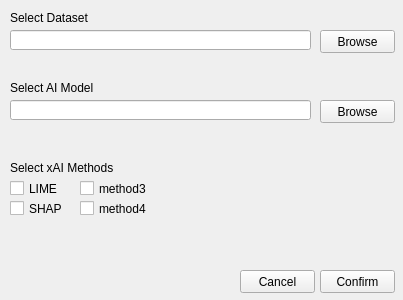
<?xml version="1.0" encoding="UTF-8"?>
<ui version="4.0">
 <class>Form</class>
 <widget class="QWidget" name="Form">
  <property name="geometry">
   <rect>
    <x>0</x>
    <y>0</y>
    <width>403</width>
    <height>300</height>
   </rect>
  </property>
  <property name="windowTitle">
   <string>Form</string>
  </property>
  <widget class="QPushButton" name="buttonConfirm">
   <property name="geometry">
    <rect>
     <x>320</x>
     <y>270</y>
     <width>75</width>
     <height>23</height>
    </rect>
   </property>
   <property name="text">
    <string>Confirm</string>
   </property>
  </widget>
  <widget class="QPushButton" name="buttonCancel">
   <property name="geometry">
    <rect>
     <x>240</x>
     <y>270</y>
     <width>75</width>
     <height>23</height>
    </rect>
   </property>
   <property name="text">
    <string>Cancel</string>
   </property>
  </widget>
  <widget class="QLineEdit" name="pathDataset">
   <property name="geometry">
    <rect>
     <x>10</x>
     <y>30</y>
     <width>301</width>
     <height>20</height>
    </rect>
   </property>
  </widget>
  <widget class="QPushButton" name="browseDataset">
   <property name="geometry">
    <rect>
     <x>320</x>
     <y>30</y>
     <width>75</width>
     <height>23</height>
    </rect>
   </property>
   <property name="text">
    <string>Browse</string>
   </property>
  </widget>
  <widget class="QLabel" name="labelDataset">
   <property name="geometry">
    <rect>
     <x>10</x>
     <y>10</y>
     <width>291</width>
     <height>16</height>
    </rect>
   </property>
   <property name="text">
    <string>Select Dataset</string>
   </property>
  </widget>
  <widget class="QLineEdit" name="pathAIModel">
   <property name="geometry">
    <rect>
     <x>10</x>
     <y>100</y>
     <width>301</width>
     <height>20</height>
    </rect>
   </property>
  </widget>
  <widget class="QPushButton" name="browseAIModel">
   <property name="geometry">
    <rect>
     <x>320</x>
     <y>100</y>
     <width>75</width>
     <height>23</height>
    </rect>
   </property>
   <property name="text">
    <string>Browse</string>
   </property>
  </widget>
  <widget class="QLabel" name="labelAIModel">
   <property name="geometry">
    <rect>
     <x>10</x>
     <y>80</y>
     <width>291</width>
     <height>16</height>
    </rect>
   </property>
   <property name="text">
    <string>Select AI Model</string>
   </property>
  </widget>
  <widget class="QLabel" name="labelxAIMethod">
   <property name="geometry">
    <rect>
     <x>10</x>
     <y>160</y>
     <width>291</width>
     <height>16</height>
    </rect>
   </property>
   <property name="text">
    <string>Select xAI Methods</string>
   </property>
  </widget>
  <widget class="QCheckBox" name="checkBox_lime">
   <property name="geometry">
    <rect>
     <x>10</x>
     <y>180</y>
     <width>70</width>
     <height>17</height>
    </rect>
   </property>
   <property name="text">
    <string>LIME</string>
   </property>
  </widget>
  <widget class="QCheckBox" name="checkBox_shap">
   <property name="geometry">
    <rect>
     <x>10</x>
     <y>200</y>
     <width>70</width>
     <height>17</height>
    </rect>
   </property>
   <property name="text">
    <string>SHAP</string>
   </property>
  </widget>
  <widget class="QCheckBox" name="checkBox_method3">
   <property name="geometry">
    <rect>
     <x>80</x>
     <y>180</y>
     <width>70</width>
     <height>17</height>
    </rect>
   </property>
   <property name="text">
    <string>method3</string>
   </property>
  </widget>
  <widget class="QCheckBox" name="checkBox_method4">
   <property name="geometry">
    <rect>
     <x>80</x>
     <y>200</y>
     <width>70</width>
     <height>17</height>
    </rect>
   </property>
   <property name="text">
    <string>method4</string>
   </property>
  </widget>
 </widget>
 <resources/>
 <connections/>
</ui>
